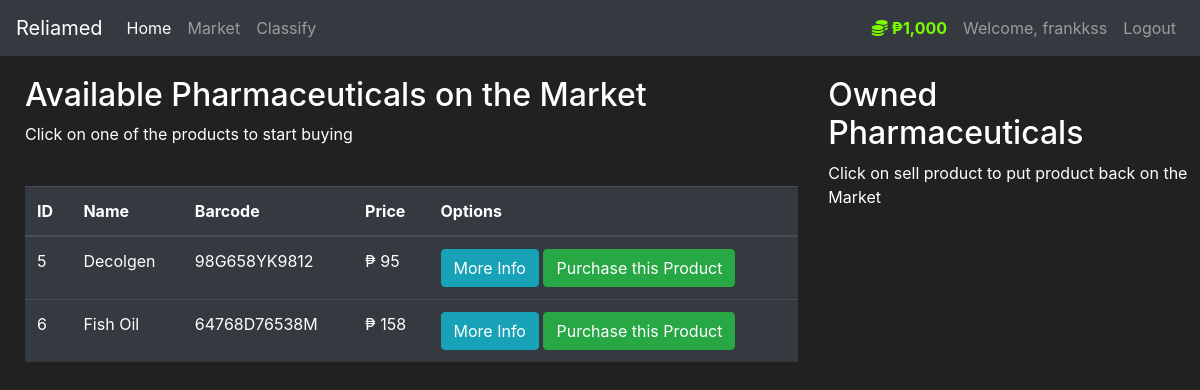
/market (signed in), run on an earlier commit of the app's database.
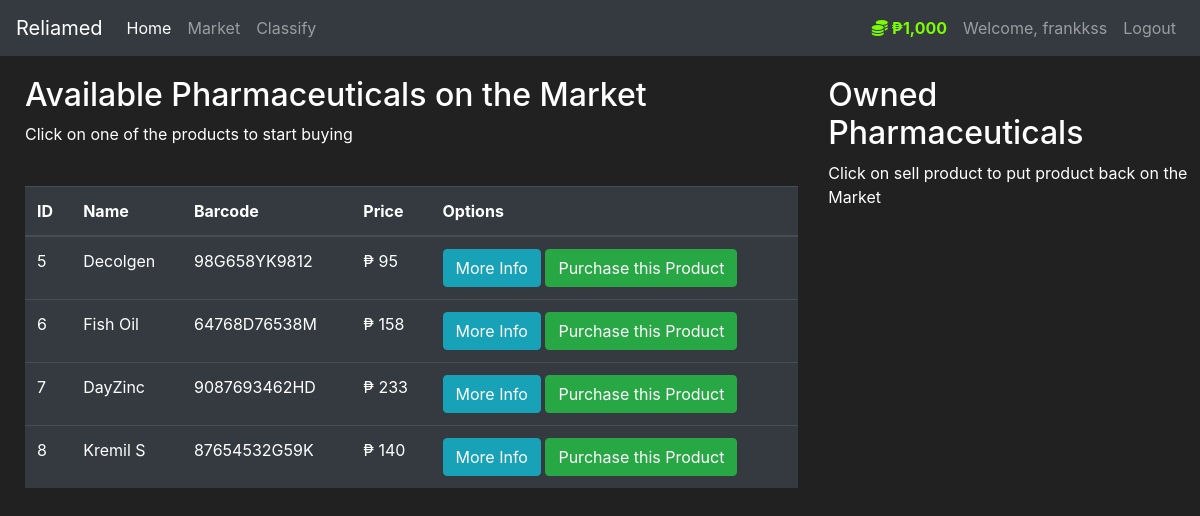
And on a later commit of the database.
### reliamed/models.py (models this page shows, shortened)
class User(db.Model, UserMixin):
    id = db.Column(db.Integer(), primary_key=True)
    username = db.Column(db.String(length=30), nullable=False, unique=True)
    email_address = db.Column(db.String(length=50), nullable=False, unique=True)
    password_hash = db.Column(db.String(length=60), nullable=False)
    budget = db.Column(db.Integer(), nullable=False, default=1000)
    products = db.relationship('Pharmaceuticals', backref='owned_user', lazy=True)
    @property
    def prettier_budget(self):
        if len(str(self.budget)) >= 4:
            return f'₱{str(self.budget)[:-3]},{str(self.budget)[-3:]}'
        else:
            return f"₱{self.budget}"
    @property
    def password(self):
        return self.password

class Pharmaceuticals(db.Model):
    id = db.Column(db.Integer(), primary_key=True)
    name = db.Column(db.String(length=30), nullable=False, unique=True)
    price = db.Column(db.Integer(), nullable=False)
    barcode = db.Column(db.String(length=12), nullable=False, unique=True)
    description = db.Column(db.String(length=1024), nullable=False, unique=True)
    owner = db.Column(db.Integer(), db.ForeignKey('user.id'))

### reliamed/routes.py (the view, shortened to what this page needs)
@app.route('/market', methods=['GET', 'POST'])
@login_required
def market_page():
    purchase_form = PurchaseProductForm()
    selling_form = SellProductForm()
    if request.method == "GET":
        pharmaceuticals = Pharmaceuticals.query.filter_by(owner=None)
        owned_pharmaceuticals = Pharmaceuticals.query.filter_by(owner=current_user.id)
        return render_template('market.html', pharmaceuticals=pharmaceuticals, purchase_form=purchase_form, owned_pharmaceuticals=owned_pharmaceuticals, selling_form=selling_form)

### reliamed/models.py (called while the page is built)
@login_manager.user_loader
def load_user(user_id):
    return User.query.get(int(user_id))

### reliamed/templates/market.html (shortened to what this page needs)
{% extends 'base.html' %}
{% block content %}
<div class="row" style="margin-top:20px; margin-left:10px">
    <div class="col-8">
        <h2>Available Pharmaceuticals on the Market</h2>
        <p>Click on one of the products to start buying</p>
        <br>
        <table class="table table-hover table-dark">
        <thead>
            <tr>
                <th scope="col">ID</th>
                <th scope="col">Name</th>
                <th scope="col">Barcode</th>
                <th scope="col">Price</th>
                <th scope="col">Options</th>
            </tr>
        </thead>
        <tbody>
            {% for pharmaceutical in pharmaceuticals %}
            <tr>
                <td>{{ pharmaceutical.id }}</td>
                <td>{{ pharmaceutical.name }}</td>
                <td>{{ pharmaceutical.barcode }}</td>
                <td>₱ {{ pharmaceutical.price }}</td>
                <td>
                    <button class="btn btn-outline btn-info" data-toggle="modal" data-target="#Modal-MoreInfo-{{ pharmaceutical.id }}">More Info</button>
                    <button class="btn btn-outline btn-success" data-toggle="modal" data-target="#Modal-PurchaseConfirm-{{ pharmaceutical.id }}">Purchase this Product</button>
                </td>
            </tr>
            {% endfor %}
        </tbody>
        </table>
    </div>
    <div class="col-4">
        <h2>Owned Pharmaceuticals</h2>
        <p>Click on sell product to put product back on the Market</p>
        <br>
  </div>
</div>
{% endblock %}

### reliamed/templates/base.html (shortened to what this page needs)
<!doctype html>
<html lang="en">
   <head>
      <link rel="stylesheet" href="https://cdn.jsdelivr.net/npm/bootstrap@4.5.3/dist/css/bootstrap.min.css">
   </head>
   <body>
    <nav class="navbar navbar-expand-md navbar-dark bg-dark">
      <a class="navbar-brand" href="#">Reliamed</a>
      <div class="collapse navbar-collapse" id="navbarNav">
        <ul class="navbar-nav mr-auto">
            <li class="nav-item active">
                <a class="nav-link" href="{{ url_for('home_page') }}">Home <span class="sr-only">(current)</span></a>
            </li>
            <li class="nav-item">
                <a class="nav-link" href="{{ url_for('market_page') }}">Market</a>
            </li>
            <li class="nav-item">
                <a class="nav-link" href="{{ url_for('predict') }}">Classify</a>
            </li>
        </ul>
          {% if current_user.is_authenticated %}
            <ul class="navbar-nav">
                <li class="nav-item">
                    <a class="nav-link" style="color: lawngreen; font-weight: bold">
                        <i class="fas fa-coins"></i>
                        {{ current_user.prettier_budget }}
                    </a>
                </li>
                <li class="nav-item">
                    <a class="nav-link">Welcome, {{ current_user.username }}</a>
                </li>
                <li class="nav-item">
                    <a class="nav-link" href="{{ url_for('logout_page') }}"">Logout</a>
                </li>
            </ul>
          {% endif %}
      </div>
    </nav>
      {% block content %}
      {% endblock %}
   </body>
</html>

### reliamed/templates/base.html (style rules this page uses)
body { background-color: #212121; color: white }

What changed in the data, as far as the page shows it:
added Pharmaceuticals: id "7", name "DayZinc", barcode "9087693462HD", price "233"
added Pharmaceuticals: id "8", name "Kremil S", barcode "87654532G59K", price "140"
